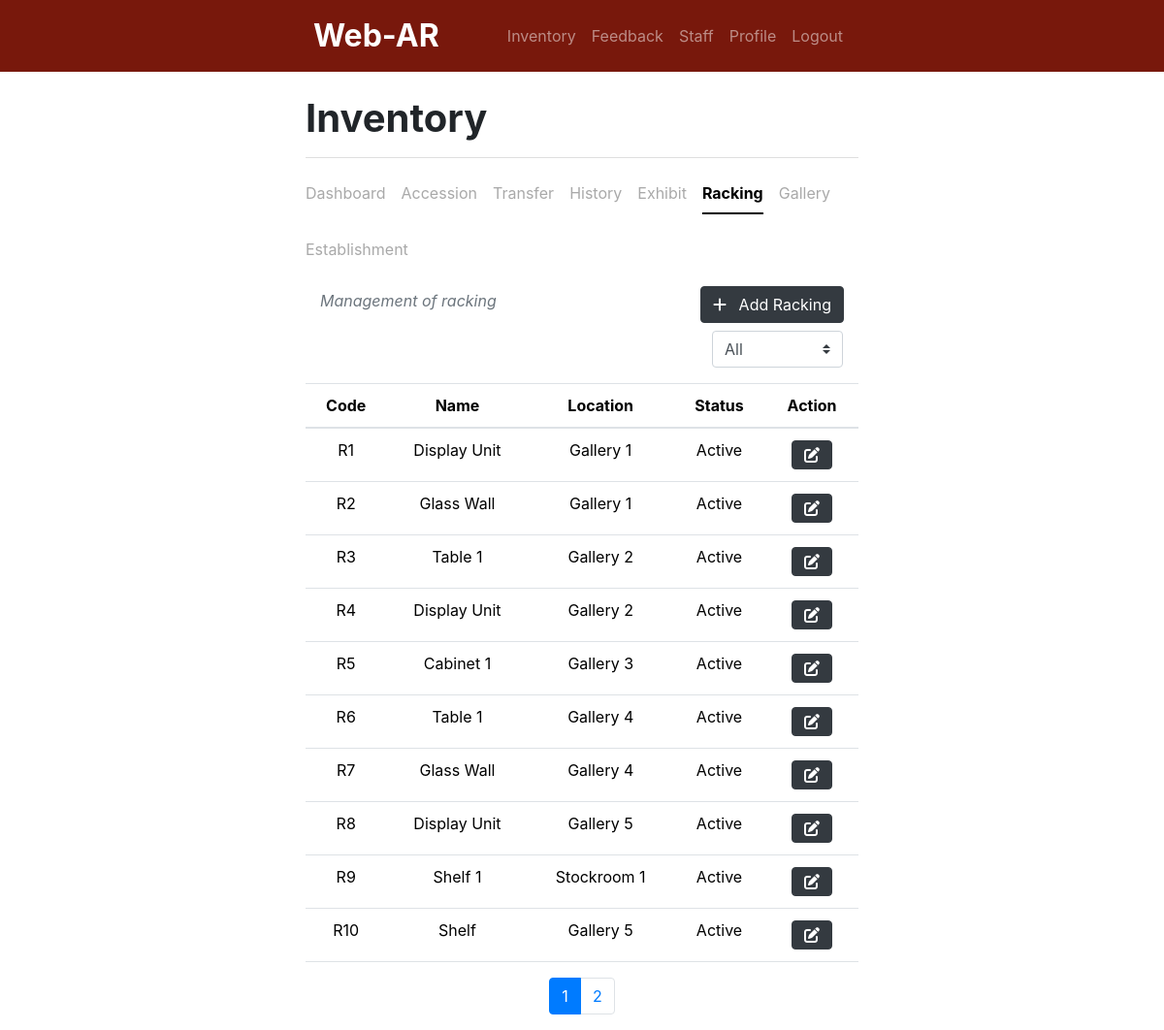
The page /inventory/racking.php (signed in) on the database its author committed.
### tables this page shows
CREATE TABLE `racking` (
  `ID` int(11) NOT NULL,
  `rackingCode` varchar(20) NOT NULL,
  `rackingName` text NOT NULL,
  `galleryCode` varchar(20) NOT NULL,
  `isActive` tinyint(1) DEFAULT 1 COMMENT '1 - active; 0 - inactive1 - active; 0 - inactive'
);

CREATE TABLE `gallery` (
  `ID` int(11) NOT NULL,
  `galleryCode` varchar(20) NOT NULL,
  `galleryName` text NOT NULL,
  `establishmentCode` varchar(20) NOT NULL,
  `isActive` tinyint(1) NOT NULL DEFAULT 1 COMMENT '1 - active; 0 - inactive'
);

### inventory/racking.php (the view, shortened to what this page needs)
<?php
    include '../header.php';
    include 'navbar.php';
    include '../db_connect.php';
    include 'i_nav.php';
    $recordsPerPage = 10;
    $page = isset($_GET['page']) ? $_GET['page'] : 1;
    $offset = ($page - 1) * $recordsPerPage;
    $galleryFilter = isset($_GET['gallery_filter']) ? $_GET['gallery_filter'] : '';
    $q = "SELECT racking.*, gallery.galleryName
          FROM racking
          JOIN gallery ON racking.galleryCode = gallery.galleryCode
          WHERE gallery.galleryCode = '$galleryFilter' OR '$galleryFilter' = ''
          ORDER BY ID ASC
          LIMIT $offset, $recordsPerPage";
    $r = mysqli_query($conn, $q);
?>
<div class="container w-50">
    <div class="container d-flex justify-content-between align-items-center text-muted fst-italic">
        <p class="text-muted fst-italic">Management of racking</p>
        <button class="btn btn-dark mb-2" href="#" data-bs-toggle="modal" data-bs-target="#addRackingModal" role="button">
            <i class="fa-solid fa-plus"></i>
            <span class="ms-2">Add Racking</span>
        </button>
    </div>
    <div class="d-flex justify-content-end">
        <form class="form-inline" method="GET">
            <select class="custom-select mr-3" name="gallery_filter" id="gallery_filter" onchange="this.form.submit()">
                <option value="" <?php echo ($galleryFilter == '') ? 'selected' : ''; ?>>All</option>
            </select>
        </form>
    </div>
    <div class="table-responsive">
        <table class="table table-hover">
            <thead class="text-center">
                <tr>
                    <th scope="col">Code</th>
                    <th scope="col">Name</th>
                    <th scope="col">Location</th>
                    <th scope="col">Status</th>
                    <th scope="col">Action</th>
                </tr>
            </thead>
            <tbody>
                <?php
                    while ($row = mysqli_fetch_assoc($r)) {
                        $rackingCode        = $row['rackingCode'];
                        $rackingName        = $row['rackingName'];
                        $galleryName        = $row['galleryName'];
                        $rackingStatus      = $row['isActive'];
                        $statusText = ($rackingStatus == 1) ? "Active" : "Inactive";
                ?>
                    <tr>
                        <td class="text-center"><?php echo $rackingCode; ?></td>
                        <td class="text-center"><?php echo $rackingName; ?></td>
                        <td class="text-center"><?php echo $galleryName ; ?></td>
                        <td class="text-center"><?php echo $statusText; ?></td>
                        <td>
                            <div class="text-center">
                                <button type="button" class="btn btn-dark" data-bs-toggle="modal" data-bs-target="#editRackingModal<?php echo $rackingCode; ?>">
                                    <div class="d-flex align-items-center">
                                        <i class="fa-solid fa-pen-to-square"></i>
                                    </div>
                                </button>
                            </div>
                        </td>
                    </tr>
                <?php
                    }
                ?>
            </tbody>
        </table>
    </div>
</div>
<?php
    $totalPages = ceil(mysqli_num_rows(mysqli_query($conn, "SELECT * FROM racking")) / $recordsPerPage);
?>
<nav aria-label="Page navigation example">
    <ul class="pagination justify-content-center">
        <?php for ($i = 1; $i <= $totalPages; $i++) : ?>
            <li class="page-item <?php echo ($i == $page) ? 'active' : ''; ?>">
                <a class="page-link" href="?page=<?php echo $i . '&gallery_filter=' . $galleryFilter; ?>"><?php echo $i; ?></a>
            </li>
        <?php endfor; ?>
    </ul>
</nav>

### rows shown on the page
racking: rackingCode "R1", rackingName "Display Unit", galleryCode.galleryName "Gallery 1", isActive "Active"
racking: rackingCode "R2", rackingName "Glass Wall", galleryCode.galleryName "Gallery 1", isActive "Active"
racking: rackingCode "R3", rackingName "Table 1", galleryCode.galleryName "Gallery 2", isActive "Active"
racking: rackingCode "R4", rackingName "Display Unit", galleryCode.galleryName "Gallery 2", isActive "Active"
racking: rackingCode "R5", rackingName "Cabinet 1", galleryCode.galleryName "Gallery 3", isActive "Active"
racking: rackingCode "R6", rackingName "Table 1", galleryCode.galleryName "Gallery 4", isActive "Active"
racking: rackingCode "R7", rackingName "Glass Wall", galleryCode.galleryName "Gallery 4", isActive "Active"
racking: rackingCode "R8", rackingName "Display Unit", galleryCode.galleryName "Gallery 5", isActive "Active"
racking: rackingCode "R9", rackingName "Shelf 1", galleryCode.galleryName "Stockroom 1", isActive "Active"
racking: rackingCode "R10", rackingName "Shelf", galleryCode.galleryName "Gallery 5", isActive "Active"
